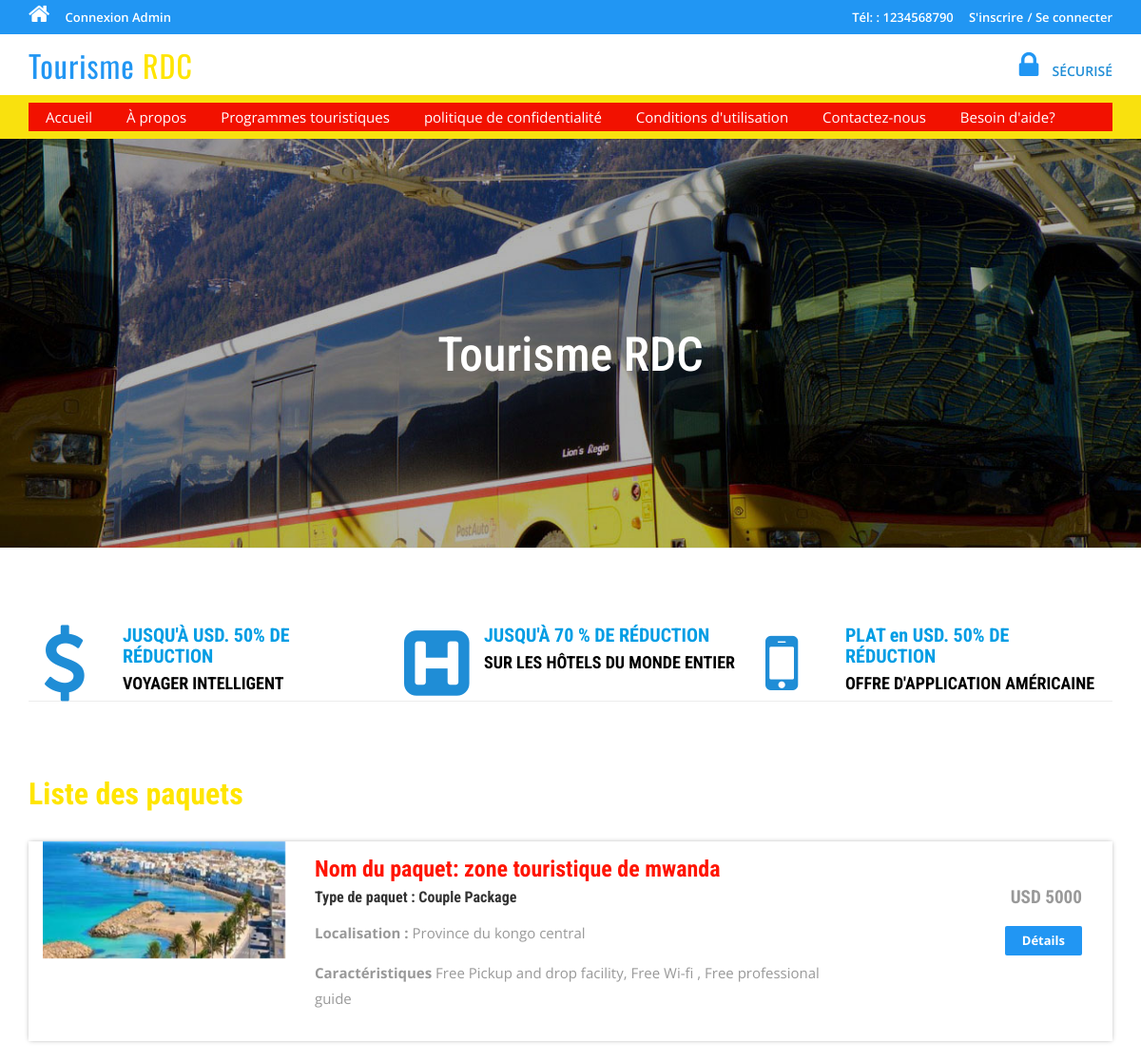
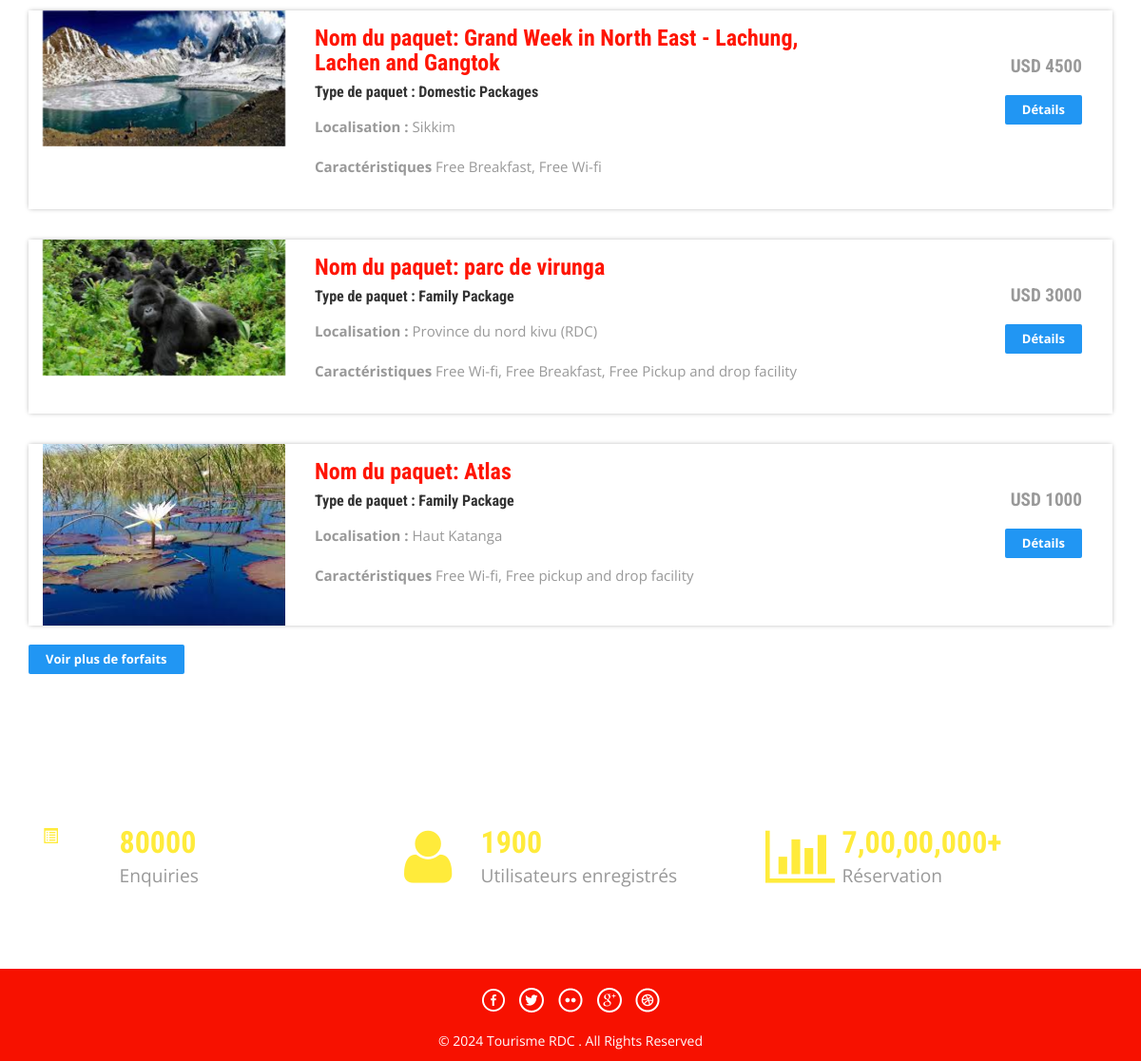
The page / on the database its author committed (2 pictures, top to bottom).
### tables this page shows
CREATE TABLE IF NOT EXISTS `tbltourpackages` (
  `PackageId` int(11) NOT NULL AUTO_INCREMENT,
  `PackageName` varchar(200) DEFAULT NULL,
  `PackageType` varchar(150) DEFAULT NULL,
  `PackageLocation` varchar(100) DEFAULT NULL,
  `PackagePrice` int(11) DEFAULT NULL,
  `PackageFetures` varchar(255) DEFAULT NULL,
  `PackageDetails` mediumtext DEFAULT NULL,
  `PackageImage` varchar(100) DEFAULT NULL,
  `Creationdate` timestamp NULL DEFAULT current_timestamp(),
  `UpdationDate` timestamp NULL DEFAULT NULL ON UPDATE current_timestamp(),
  PRIMARY KEY (`PackageId`)
);

### index.php (the view, shortened to what this page needs)
<?php
include('includes/config.php');
?>
<!DOCTYPE HTML>
<html>
<head>
<link href="css/bootstrap.css" rel='stylesheet' type='text/css' />
<link href="css/style.css" rel='stylesheet' type='text/css' />
<link href="css/font-awesome.css" rel="stylesheet">
<link href="css/animate.css" rel="stylesheet" type="text/css" media="all">
</head>
<body>
<?php include('includes/header.php');?>
<div class="banner">
	<div class="container">
		<h1 class="wow zoomIn animated animated" data-wow-delay=".5s" style="visibility: visible; animation-delay: 0.5s; animation-name: zoomIn;"> Tourisme RDC</h1>
	</div>
</div>
<div class="container">
	<div class="rupes">
		<div class="col-md-4 rupes-left wow fadeInDown animated animated" data-wow-delay=".5s" style="visibility: visible; animation-delay: 0.5s; animation-name: fadeInDown;">
			<div class="rup-left">
				<a href="offers.html"><i class="fa fa-usd"></i></a>
			</div>
			<div class="rup-rgt">
				<h3>JUSQU'À USD. 50% DE RÉDUCTION</h3>
				<h4><a href="offers.html">VOYAGER INTELLIGENT</a></h4>
			</div>
				<div class="clearfix"></div>
		</div>
		<div class="col-md-4 rupes-left wow fadeInDown animated animated" data-wow-delay=".5s" style="visibility: visible; animation-delay: 0.5s; animation-name: fadeInDown;">
			<div class="rup-left">
				<a href="offers.html"><i class="fa fa-h-square"></i></a>
			</div>
			<div class="rup-rgt">
				<h3>JUSQU'À 70 % DE RÉDUCTION</h3>
				<h4><a href="offers.html">SUR LES HÔTELS DU MONDE ENTIER</a></h4>
			</div>
				<div class="clearfix"></div>
		</div>
		<div class="col-md-4 rupes-left wow fadeInDown animated animated" data-wow-delay=".5s" style="visibility: visible; animation-delay: 0.5s; animation-name: fadeInDown;">
			<div class="rup-left">
				<a href="offers.html"><i class="fa fa-mobile"></i></a>
			</div>
			<div class="rup-rgt">
				<h3>PLAT en USD. 50% DE RÉDUCTION</h3>
				<h4><a href="offers.html">OFFRE D'APPLICATION AMÉRICAINE</a></h4>
			</div>
				<div class="clearfix"></div>
		</div>
	</div>
</div>
<div class="container">
	<div class="holiday">
	<h3>Liste des paquets</h3>
<?php $sql = "SELECT * from tbltourpackages order by rand() limit 4";
$query = $dbh->prepare($sql);
$query->execute();
$results=$query->fetchAll(PDO::FETCH_OBJ);
if($query->rowCount() > 0)
{
foreach($results as $result)
{	?>
			<div class="rom-btm">
				<div class="col-md-3 room-left wow fadeInLeft animated" data-wow-delay=".5s">
					<img src="admin/pacakgeimages/<?php echo htmlentities($result->PackageImage);?>" class="img-responsive" alt="">
				</div>
				<div class="col-md-6 room-midle wow fadeInUp animated" data-wow-delay=".5s">
					<h4>Nom du paquet: <?php echo htmlentities($result->PackageName);?></h4>
					<h6>Type de paquet : <?php echo htmlentities($result->PackageType);?></h6>
					<p><b>Localisation :</b> <?php echo htmlentities($result->PackageLocation);?></p>
					<p><b>Caractéristiques</b> <?php echo htmlentities($result->PackageFetures);?></p>
				</div>
				<div class="col-md-3 room-right wow fadeInRight animated" data-wow-delay=".5s">
					<h5>USD <?php echo htmlentities($result->PackagePrice);?></h5>
					<a href="package-details.php?pkgid=<?php echo htmlentities($result->PackageId);?>" class="view">Détails</a>
				</div>
				<div class="clearfix"></div>
			</div>
<?php }} ?>
<div><a href="package-list.php" class="view">Voir plus de forfaits</a></div>
</div>
	</div>
<div class="routes">
	<div class="container">
		<div class="col-md-4 routes-left wow fadeInRight animated" data-wow-delay=".5s">
			<div class="rou-left">
				<a href="#"><i class="glyphicon glyphicon-list-alt"></i></a>
			</div>
			<div class="rou-rgt wow fadeInDown animated" data-wow-delay=".5s">
				<h3>80000</h3>
				<p>Enquiries</p>
			</div>
				<div class="clearfix"></div>
		</div>
		<div class="col-md-4 routes-left">
			<div class="rou-left">
				<a href="#"><i class="fa fa-user"></i></a>
			</div>
			<div class="rou-rgt">
				<h3>1900</h3>
				<p>Utilisateurs enregistrés</p>
			</div>
				<div class="clearfix"></div>
		</div>
		<div class="col-md-4 routes-left wow fadeInRight animated" data-wow-delay=".5s">
			<div class="rou-left">
				<a href="#"><i class="fa fa-ticket"></i></a>
			</div>
			<div class="rou-rgt">
				<h3>7,00,00,000+</h3>
				<p>Réservation</p>
			</div>
				<div class="clearfix"></div>
		</div>
		<div class="clearfix"></div>
	</div>
</div>
<?php include('includes/footer.php');?>
</body>
</html>

### css/style.css (style rules this page uses)
html, body { font-size: 100%; background: #fff; font-family: 'Open Sans', sans-serif; }
body a,.grid_1,plan_1,plan_1.one,plan_1.two,i.icon1, i.icon2, i.icon3, i.icon4, i.icon5, i.icon6 { transition:0.5s all; -webkit-transition:0.5s all; -moz-transition:0.5s all; -o-transition:0.5s all; -ms-transition:0.5s all; }
h1,h2,h3,h4,h5,h6 { margin:0; font-family: 'Roboto Condensed', sans-serif; }
p { margin:0; }
.banner { background: url(../images/3.jpg)no-repeat; background-size: cover; -webkit-background-size: cover; -o-background-size: cover; -ms-background-size: cover; -moz-background-size: cover; min-height: 430px; }
.banner h1 { font-size: 50px; margin-bottom: 40px; padding: 4em 0 0; text-align: center; color: #ffffff; }
.rup-left { float: left; width: 24%; }
.rup-rgt { float: left; width: 76%; }
.rupes { padding: 5em 0; border-top: 1px solid rgba(236, 236, 236, 0.9); border-bottom: 1px solid rgba(236, 236, 236, 0.9); }
i.fa.fa-usd { font-size: 5em; color: #1f8dd6; }
i.fa.fa-h-square { font-size: 5em; color: #1f8dd6; }
i.fa.fa-mobile { font-size:5em; color: #1f8dd6; }
.rupes h3 { font-size: 20px; color: #009de4; font-weight: 700; }
.rupes h4 { font-size: 18px; margin: 8px 0; font-weight: 700; }
.rupes h4 a { color: #000000; }
.rup-left a { display: inline-block; }
.routes { padding: 5em 0; }
.rou-left { float: left; width: 23%; }
.rou-rgt { float: left; width: 70%; }
i.fa.fa-truck,i.fa.fa-user,i.fa.fa-ticket { font-size: 4em; color:#FFEB3B; }
.routes h3 { font-size: 2em; font-weight: 700; color: #FFEB3B; }
.routes p { font-size: 1.2em; color: #999; line-height: 1.8em; }
.holiday { padding: 5em 0; }
.holiday h3 { font-size: 2em; font-weight: 700; color: #ffe500; }
.holiday p { font-size: 1.2em; line-height: 1.8em; margin: 1em 0; color: #999; }
a.view { padding: 6px 18px; font-weight: 700; color: #fff; background-color: #2196F3; border: 0; font-size: 13px; border-radius: 2px; -webkit-transition: all .2s; -moz-transition: all .2s; transition: all .2s; margin-top: 20px; display: inline-block; }
.rom-btm { margin-top: 2em; box-shadow: 0px 0px 5px -1px rgba(0, 0, 0, 0.37); }
.rom-btm h4 { font-size: 1.5em; font-weight: 700; color:#ff1504; }
.rom-btm p { font-size: 15px; color: #999; }
.rom-btm h6 { font-size: 1em; font-weight: 700; margin: 0.5em 0; }
.room-right { text-align: right; padding: 3em 2em; }
.room-midle { padding: 1em; }
.rom-btm h5 { font-size: 1.2em; font-weight: 700; color: #999; }
.glyphicon { position: relative; top: 1px; display: inline-block; font-family: 'Glyphicons Halflings'; font-style: normal; font-weight: normal; line-height: 1; -webkit-font-smoothing: antialiased; -moz-osx-font-smoothing: grayscale; }

### rows shown on the page
tbltourpackages: PackageImage (picture), PackageName "zone touristique de mwanda", PackageType "Couple Package", PackageLocation "Province du kongo central", PackageFetures "Free Pickup and drop facility, Free Wi-fi , Free professional guide", PackagePrice "5000"
tbltourpackages: PackageImage (picture), PackageName "Grand Week in North East - Lachung, Lachen and Gangtok", PackageType "Domestic Packages", PackageLocation "Sikkim", PackageFetures "Free Breakfast, Free Wi-fi", PackagePrice "4500"
tbltourpackages: PackageImage (picture), PackageName "parc de virunga", PackageType "Family Package", PackageLocation "Province du nord kivu (RDC)", PackageFetures "Free Wi-fi, Free Breakfast, Free Pickup and drop facility", PackagePrice "3000"
tbltourpackages: PackageImage (picture), PackageName "Atlas", PackageType "Family Package", PackageLocation "Haut Katanga", PackageFetures "Free Wi-fi, Free pickup and drop facility", PackagePrice "1000"
